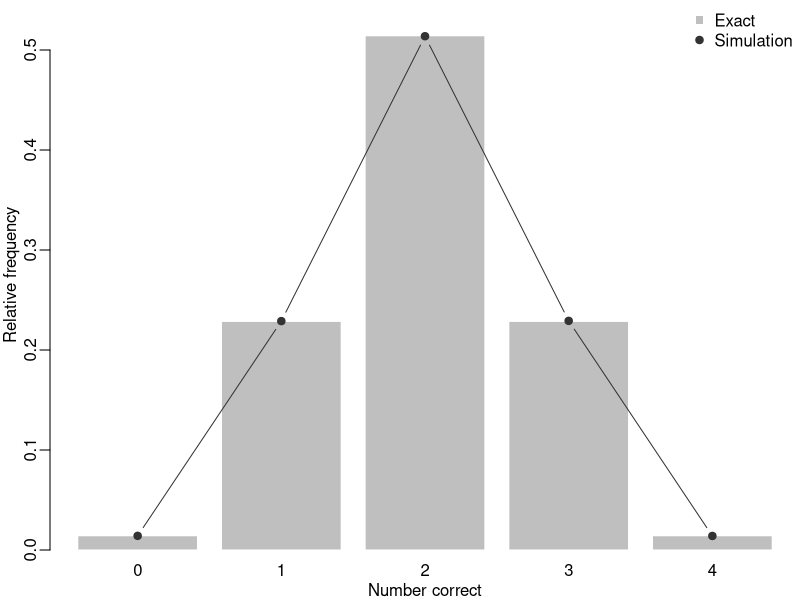

Generate this figure with R:
#label===coinflip
set.seed(42)
sim <- rbinom(100000, size = 20, prob = 0.5)
p_coin <- mean(sim >= 16)
p_coin
#===end

#label===teadist
set.seed(2021)
tea_score <- replicate(100000, {
  guess <- sample(8, 4)
  sum(guess %in% 1:4)
})
tea_values <- 0:4
tea_exact <- dhyper(tea_values, m = 4, n = 4, k = 4)
tea_sim <- table(factor(tea_score, levels = tea_values)) / length(tea_score)
p_tea <- tea_sim["4"]
p_tea
#===end

pdf("images/chapter_5/hypo-tea-null.pdf", width = 5, height = 4)
par(mar = c(2.5, 2.5, 0, 0), mgp = c(1.5, 0.5, 0))
bar_x <- barplot(tea_exact, names.arg = tea_values, col = "grey75",
                 border = "white", ylim = c(0, 0.55),
                 xlab = "Number correct", ylab = "Relative frequency")
lines(bar_x, tea_sim, type = "b", pch = 19, col = "grey20")
legend("topright", legend = c("Exact", "Simulation"),
       col = c("grey75", "grey20"), pch = c(15, 19), bty = "n")
dev.off()
